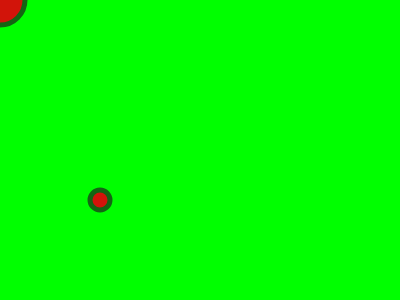
Frame 1 (no input)
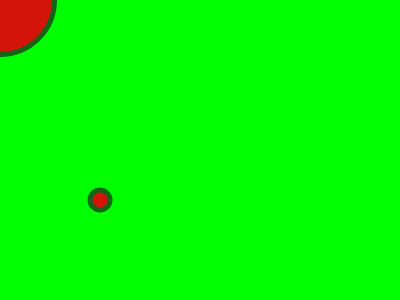
Frame 60 (no input)
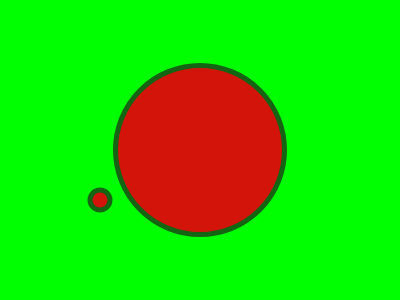
Frame 120 (the mouse pressed at the canvas centre since frame 60)

The p5.js sketch that drew these frames (run headless with seeded random() and noise() and a simulated clock; from frame 60 on, the mouse is pressed at the canvas centre):

// p5.js sketch
// ── sketch.js
// 2016 07 20 miércoles 
//fondo verde 
// funcion setup se ejecuta una vez al principio

//Para usar la variable se debe declarar con var  ejemplo: var algo


var diametro;
// solo despues de declarar la variable podemos asignar un valor
 diametro = 50;
 
 // hay 2 tipo de variables las  locales (viven dentro de una funcion )y 
 //las globales (viven fuera de una funcion)
 // las funciones se declaran con function nombre de la funcion {}
 function nombreFuncion()
 {
   
 }


function setup() {
  // crea el lienzo (dim horizontal, dim vertical)
  createCanvas(400, 300);
  background(0, 255, 0);
}

// se ejecuta 60 veces por segundo despues de setup
function draw() {
  
  //ancho del borde variable local
  //var anchoBorde;
  //anchoBorde = 10;
  
  var anchoBorde =10;
  // sin estela cuando muevo el mouse 
    background(0, 255, 0);
  estilo1();
  
  //elipse (posX posY width heightmedidas en pixeles)
  ellipse(mouseX, mouseY, diametro, diametro);
  //asignacion nueva a la variable global
  diametro = diametro + 1;
  ellipse(100, 200, 20, 20);

}

//declaracion de funcion de estilos de elipse
function estilo1()
{

  // sin estela cuando muevo el mouse 
    background(0, 255, 0);
  //lo deja vacio
  //noFill()
  fill(210, 20, 10);
  
  //definir tamaño de borde
  //strikeWeight la cantidad de pixeles 
  strokeWeight(5);
  
  //color del borde
  stroke(20, 100, 20)
  
  
}
